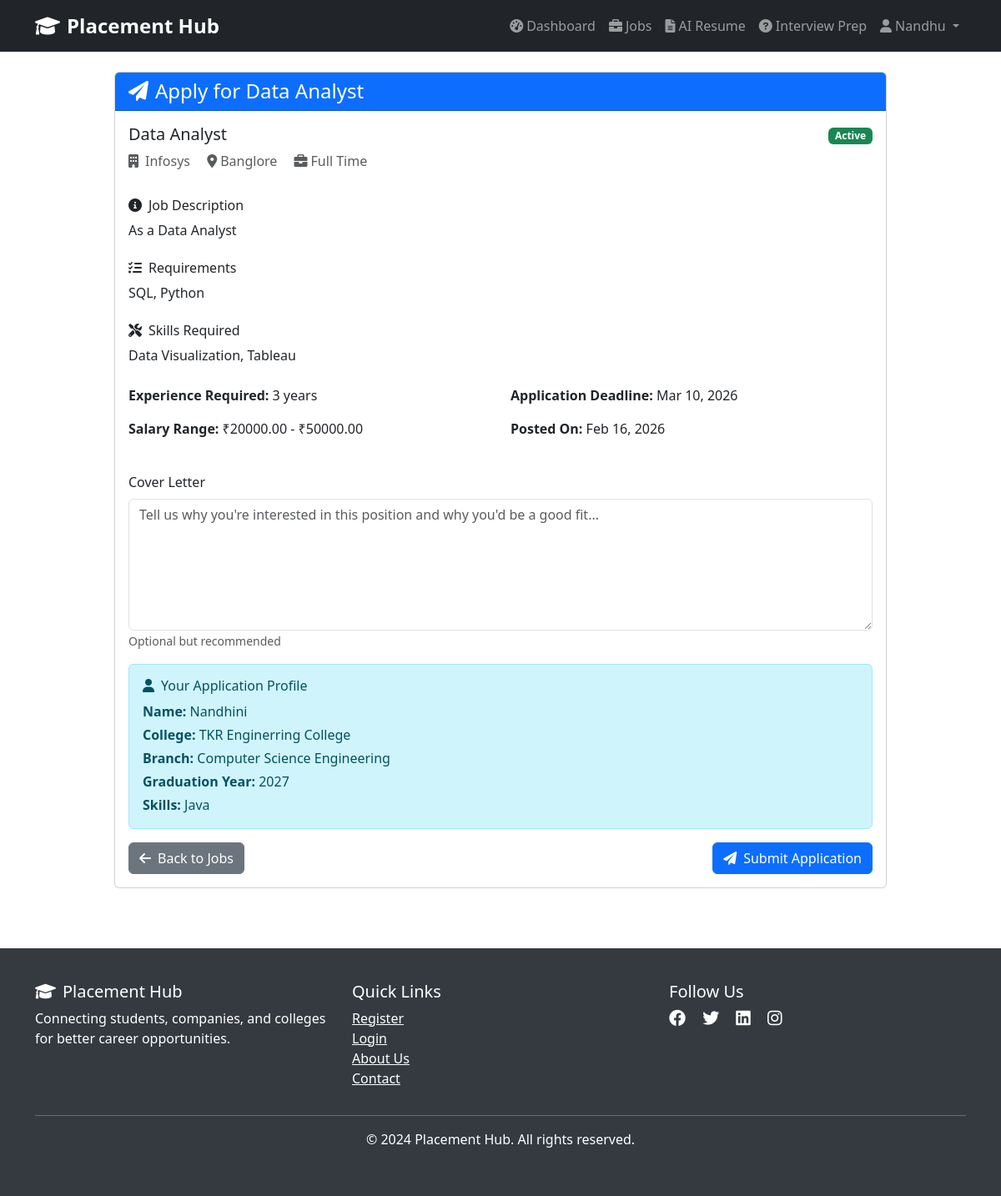
Page /students/jobs/apply/2/ (signed in) on the committed database.
### accounts/models.py (models this page shows, shortened)
class User(AbstractUser):
    ROLE_CHOICES = [
        ('student', 'Student'),
        ('company', 'Company'),
        ('college', 'College'),
    ]
    role = models.CharField(max_length=10, choices=ROLE_CHOICES, default='student')
    phone = models.CharField(max_length=15, blank=True, null=True)
    is_verified = models.BooleanField(default=False)
    created_at = models.DateTimeField(auto_now_add=True)
    updated_at = models.DateTimeField(auto_now=True)
    @property
    def is_student(self):
        return self.role == 'student'

### jobs/models.py (models this page shows, shortened)
class JobPost(models.Model):
    JOB_TYPE_CHOICES = [
        ('internship', 'Internship'),
        ('full_time', 'Full Time'),
        ('part_time', 'Part Time'),
        ('contract', 'Contract'),
    ]
    STATUS_CHOICES = [
        ('active', 'Active'),
        ('closed', 'Closed'),
        ('draft', 'Draft'),
    ]
    company = models.ForeignKey('companies.CompanyProfile', on_delete=models.CASCADE, related_name='job_posts')
    title = models.CharField(max_length=200)
    description = models.TextField()
    requirements = models.TextField()
    skills_required = models.TextField(help_text="Enter required skills separated by commas")
    job_type = models.CharField(max_length=20, choices=JOB_TYPE_CHOICES)
    location = models.CharField(max_length=200)
    salary_min = models.DecimalField(max_digits=10, decimal_places=2, blank=True, null=True)
    salary_max = models.DecimalField(max_digits=10, decimal_places=2, blank=True, null=True)
    experience_required = models.IntegerField(default=0, help_text="Years of experience required")
    application_deadline = models.DateField()
    status = models.CharField(max_length=10, choices=STATUS_CHOICES, default='active')
    posted_at = models.DateTimeField(auto_now_add=True)
    updated_at = models.DateTimeField(auto_now=True)

### companies/models.py (models this page shows, shortened)
class CompanyProfile(models.Model):
    INDUSTRY_CHOICES = [
        ('IT', 'Information Technology'),
        ('FINANCE', 'Finance & Banking'),
        ('HEALTHCARE', 'Healthcare'),
        ('EDUCATION', 'Education'),
        ('MANUFACTURING', 'Manufacturing'),
        ('RETAIL', 'Retail & E-commerce'),
        ('CONSULTING', 'Consulting'),
        ('STARTUP', 'Startup'),
        ('OTHER', 'Other'),
    ]
    user = models.OneToOneField(settings.AUTH_USER_MODEL, on_delete=models.CASCADE, related_name='company_profile')
    company_name = models.CharField(max_length=200)
    hr_name = models.CharField(max_length=100)
    company_email = models.EmailField()
    industry_type = models.CharField(max_length=20, choices=INDUSTRY_CHOICES)
    company_logo = models.ImageField(upload_to='company_logos/', blank=True, null=True)
    website = models.URLField(blank=True, null=True)
    description = models.TextField(blank=True, null=True)
    founded_year = models.IntegerField(blank=True, null=True)
    company_size = models.CharField(max_length=50, blank=True, null=True, help_text="e.g., 1-50, 51-200, 201-500, 500+")
    headquarters = models.CharField(max_length=200, blank=True, null=True)
    is_verified = models.BooleanField(default=False)
    created_at = models.DateTimeField(auto_now_add=True)
    updated_at = models.DateTimeField(auto_now=True)
    class Meta:
        verbose_name_plural = "Company Profiles"

### students/models.py (models this page shows, shortened)
class StudentProfile(models.Model):
    BRANCH_CHOICES = [
        ('CSE', 'Computer Science Engineering'),
        ('ECE', 'Electronics and Communication Engineering'),
        ('EEE', 'Electrical and Electronics Engineering'),
        ('MECH', 'Mechanical Engineering'),
        ('CIVIL', 'Civil Engineering'),
        ('IT', 'Information Technology'),
        ('OTHER', 'Other'),
    ]
    user = models.OneToOneField(settings.AUTH_USER_MODEL, on_delete=models.CASCADE, related_name='student_profile')
    full_name = models.CharField(max_length=100)
    college_name = models.CharField(max_length=200)
    branch = models.CharField(max_length=10, choices=BRANCH_CHOICES)
    graduation_year = models.IntegerField()
    skills = models.TextField(help_text="Enter your skills separated by commas")
    resume = models.FileField(upload_to='resumes/', blank=True, null=True)
    profile_image = models.ImageField(upload_to='profile_images/', blank=True, null=True)
    gpa = models.DecimalField(max_digits=4, decimal_places=2, blank=True, null=True)
    about_me = models.TextField(blank=True, null=True)
    linkedin_profile = models.URLField(blank=True, null=True)
    github_profile = models.URLField(blank=True, null=True)
    created_at = models.DateTimeField(auto_now_add=True)
    updated_at = models.DateTimeField(auto_now=True)
    class Meta:
        verbose_name_plural = "Student Profiles"

### students/views.py (the view, shortened to what this page needs)
# urls.py: path('jobs/apply/<int:job_id>/', views.apply_job, name='apply_job'),
@login_required
def apply_job(request, job_id):
    if not request.user.is_student:
        return redirect('accounts:login')
    try:
        student_profile = request.user.student_profile
    except StudentProfile.DoesNotExist:
        return redirect('students:profile_complete')
    job = get_object_or_404(JobPost, id=job_id, status='active')
    if Application.objects.filter(job=job, student=student_profile).exists():
        messages.warning(request, 'You have already applied for this job.')
        return redirect('students:job_listings')
    return render(request, 'students/apply_job.html', {'job': job, 'student_profile': student_profile})

### templates/students/apply_job.html (shortened to what this page needs)
{% extends 'base.html' %}
{% block content %}
<div class="container py-4">
    <div class="row justify-content-center">
        <div class="col-md-10">
            <div class="card">
                <div class="card-header bg-primary text-white">
                    <h4 class="mb-0"><i class="fas fa-paper-plane me-2"></i>Apply for {{ job.title }}</h4>
                </div>
                <div class="card-body">
                    <div class="row mb-4">
                        <div class="col-md-8">
                            <h5>{{ job.title }}</h5>
                            <p class="text-muted mb-2">
                                <i class="fas fa-building me-2"></i>{{ job.company.company_name }}
                                <span class="ms-3"><i class="fas fa-map-marker-alt me-1"></i>{{ job.location }}</span>
                                <span class="ms-3"><i class="fas fa-briefcase me-1"></i>{{ job.get_job_type_display }}</span>
                            </p>
                        </div>
                        <div class="col-md-4 text-end">
                            <span class="badge bg-success">{{ job.get_status_display }}</span>
                        </div>
                    </div>
                    <div class="mb-4">
                        <h6><i class="fas fa-info-circle me-2"></i>Job Description</h6>
                        <p>{{ job.description }}</p>
                    </div>
                    <div class="mb-4">
                        <h6><i class="fas fa-list-check me-2"></i>Requirements</h6>
                        <p>{{ job.requirements }}</p>
                    </div>
                    <div class="mb-4">
                        <h6><i class="fas fa-tools me-2"></i>Skills Required</h6>
                        <p>{{ job.skills_required }}</p>
                    </div>
                    <div class="row mb-4">
                        <div class="col-md-6">
                            <p><strong>Experience Required:</strong> {{ job.experience_required }} years</p>
                            {% if job.salary_min %}
                                <p><strong>Salary Range:</strong> ₹{{ job.salary_min }} - ₹{{ job.salary_max }}</p>
                            {% endif %}
                        </div>
                        <div class="col-md-6">
                            <p><strong>Application Deadline:</strong> {{ job.application_deadline|date:"M d, Y" }}</p>
                            <p><strong>Posted On:</strong> {{ job.posted_at|date:"M d, Y" }}</p>
                        </div>
                    </div>
                    <form method="post">
                        <div class="mb-3">
                            <label for="cover_letter" class="form-label">Cover Letter</label>
                            <textarea name="cover_letter" id="cover_letter" class="form-control" rows="6" placeholder="Tell us why you're interested in this position and why you'd be a good fit..."></textarea>
                            <small class="form-text text-muted">Optional but recommended</small>
                        </div>
                        <div class="alert alert-info">
                            <h6><i class="fas fa-user me-2"></i>Your Application Profile</h6>
                            <p class="mb-1"><strong>Name:</strong> {{ student_profile.full_name }}</p>
                            <p class="mb-1"><strong>College:</strong> {{ student_profile.college_name }}</p>
                            <p class="mb-1"><strong>Branch:</strong> {{ student_profile.get_branch_display }}</p>
                            <p class="mb-1"><strong>Graduation Year:</strong> {{ student_profile.graduation_year }}</p>
                            <p class="mb-0"><strong>Skills:</strong> {{ student_profile.skills }}</p>
                        </div>
                        <div class="d-flex justify-content-between">
                            <a href="{% url 'students:job_listings' %}" class="btn btn-secondary">
                                <i class="fas fa-arrow-left me-2"></i>Back to Jobs
                            </a>
                            <button type="submit" class="btn btn-primary">
                                <i class="fas fa-paper-plane me-2"></i>Submit Application
                            </button>
                        </div>
                    </form>
                </div>
            </div>
        </div>
    </div>
</div>
{% endblock %}

### templates/base.html (shortened to what this page needs)
<!DOCTYPE html>
<html lang="en">
<head>
    <link href="https://cdn.jsdelivr.net/npm/bootstrap@5.3.0/dist/css/bootstrap.min.css" rel="stylesheet">
    <link href="https://cdnjs.cloudflare.com/ajax/libs/font-awesome/6.0.0/css/all.min.css" rel="stylesheet">
</head>
<body>
    <nav class="navbar navbar-expand-lg navbar-dark bg-dark">
        <div class="container">
            <a class="navbar-brand" href="{% url 'landing_page' %}">
                <i class="fas fa-graduation-cap me-2"></i>Placement Hub
            </a>
            <div class="collapse navbar-collapse" id="navbarNav">
                <ul class="navbar-nav ms-auto">
                    {% if user.is_authenticated %}
                        {% if user.is_student %}
                            <li class="nav-item">
                                <a class="nav-link" href="{% url 'students:dashboard' %}">
                                    <i class="fas fa-tachometer-alt me-1"></i>Dashboard
                                </a>
                            </li>
                            <li class="nav-item">
                                <a class="nav-link" href="{% url 'students:job_listings' %}">
                                    <i class="fas fa-briefcase me-1"></i>Jobs
                                </a>
                            </li>
                            <li class="nav-item">
                                <a class="nav-link" href="{% url 'ai_tools:resume_builder' %}">
                                    <i class="fas fa-file-alt me-1"></i>AI Resume
                                </a>
                            </li>
                            <li class="nav-item">
                                <a class="nav-link" href="{% url 'ai_tools:interview_preparation' %}">
                                    <i class="fas fa-question-circle me-1"></i>Interview Prep
                                </a>
                            </li>
                        {% endif %}
                        <li class="nav-item dropdown">
                            <a class="nav-link dropdown-toggle" href="#" role="button" data-bs-toggle="dropdown">
                                <i class="fas fa-user me-1"></i>{{ user.username }}
                            </a>
                        </li>
                    {% endif %}
                </ul>
            </div>
        </div>
    </nav>
    {% block content %}{% endblock %}
    <footer class="footer mt-5">
        <div class="container">
            <div class="row">
                <div class="col-md-4">
                    <h5><i class="fas fa-graduation-cap me-2"></i>Placement Hub</h5>
                    <p>Connecting students, companies, and colleges for better career opportunities.</p>
                </div>
                <div class="col-md-4">
                    <h5>Quick Links</h5>
                    <ul class="list-unstyled">
                        <li><a href="{% url 'accounts:register' %}" class="text-white">Register</a></li>
                        <li><a href="{% url 'accounts:login' %}" class="text-white">Login</a></li>
                        <li><a href="#" class="text-white">About Us</a></li>
                        <li><a href="#" class="text-white">Contact</a></li>
                    </ul>
                </div>
                <div class="col-md-4">
                    <h5>Follow Us</h5>
                    <div>
                        <a href="#" class="text-white me-3"><i class="fab fa-facebook fa-lg"></i></a>
                        <a href="#" class="text-white me-3"><i class="fab fa-twitter fa-lg"></i></a>
                        <a href="#" class="text-white me-3"><i class="fab fa-linkedin fa-lg"></i></a>
                        <a href="#" class="text-white"><i class="fab fa-instagram fa-lg"></i></a>
                    </div>
                </div>
            </div>
            <hr class="bg-white">
            <div class="text-center">
                <p>&copy; 2024 Placement Hub. All rights reserved.</p>
            </div>
        </div>
    </footer>
</body>
</html>

### templates/base.html (style rules this page uses)
.navbar-brand { font-weight: bold; font-size: 1.5rem; }
.footer { background-color: #343a40; color: white; padding: 40px 0; }

### rows in the picture
User: username "Nandhu"
JobPost: title "Data Analyst", company.company_name "Infosys", location "Banglore", job_type "Full Time", status "Active", description "As a Data Analyst", requirements "SQL, Python", skills_required "Data Visualization, Tableau", experience_required "3", salary_min "20000.00", salary_max "50000.00", application_deadline "Mar 10, 2026", posted_at "Feb 16, 2026"
StudentProfile: full_name "Nandhini", college_name "TKR Enginerring College", branch "Computer Science Engineering", graduation_year "2027", skills "Java"
